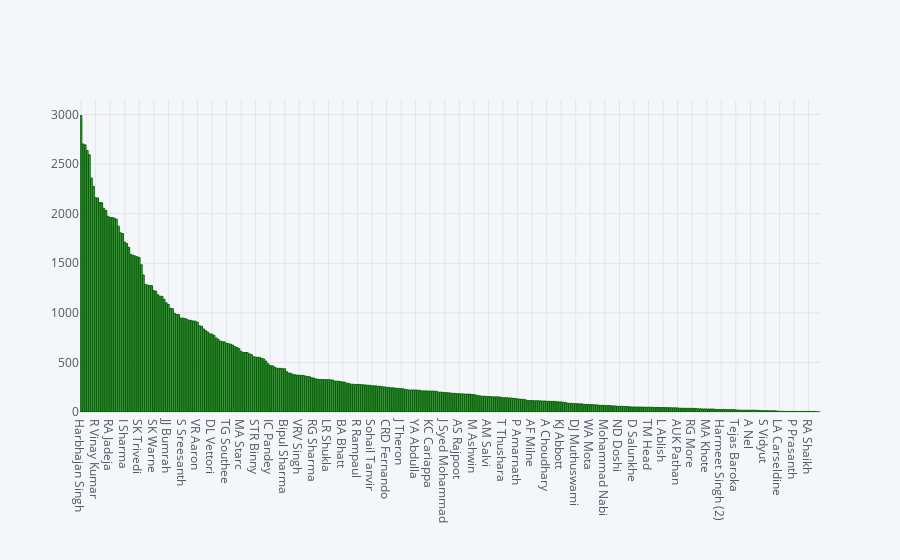

This figure's notebook cell:
### Markdown cell above
### La distribuzione dei giocatori dal 2008 al 2017

Per individuare i nomi dei giocatori che non si vedono fare lo zoom sulla zona desiderata

### Code cell
bowler.iplot(kind = 'bar', colors ='#006400')

### Figure 1 — Plotly figure (JSON) as saved in the notebook; plotly's stock layout.template omitted (floating-point values rounded to 4 significant figures; data arrays with more than 128 entries replaced by an {"elided": "..."} marker saying what was removed)
{"data": [{"marker": {"color": "rgba(0, 100, 0, 0.6)", "line": {"color": "rgba(0, 100, 0, 1.0)", "width": 1}}, "name": "bowler", "orientation": "v", "text": "", "type": "bar", "x": {"elided": "356 str values"}, "y": {"elided": "356 int values"}}], "layout": {"legend": {"bgcolor": "#F5F6F9", "font": {"color": "#4D5663"}}, "paper_bgcolor": "#F5F6F9", "plot_bgcolor": "#F5F6F9", "title": {"font": {"color": "#4D5663"}}, "xaxis": {"gridcolor": "#E1E5ED", "showgrid": true, "tickfont": {"color": "#4D5663"}, "title": {"font": {"color": "#4D5663"}, "text": ""}, "zerolinecolor": "#E1E5ED"}, "yaxis": {"gridcolor": "#E1E5ED", "showgrid": true, "tickfont": {"color": "#4D5663"}, "title": {"font": {"color": "#4D5663"}, "text": ""}, "zerolinecolor": "#E1E5ED"}}}
